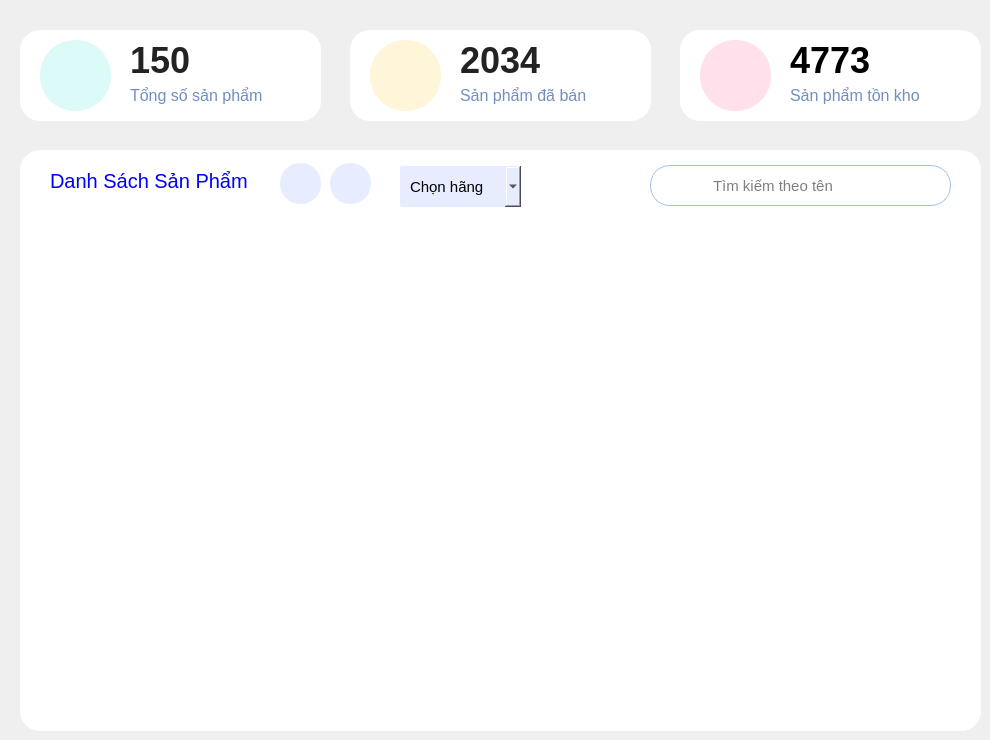
      <widget class="QWidget" name="customer_2">
       <widget class="QWidget" name="prdW_15" native="true">
        <property name="geometry">
         <rect>
          <x>350</x>
          <y>30</y>
          <width>301</width>
          <height>91</height>
         </rect>
        </property>
        <property name="cursor">
         <cursorShape>ArrowCursor</cursorShape>
        </property>
        <property name="styleSheet">
         <string notr="true">background-color: #fff;
border-radius: 20px;
text-align: left;</string>
        </property>
        <widget class="QLabel" name="sellQnt">
         <property name="geometry">
          <rect>
           <x>110</x>
           <y>10</y>
           <width>161</width>
           <height>41</height>
          </rect>
         </property>
         <property name="font">
          <font>
           <pointsize>27</pointsize>
           <bold>true</bold>
          </font>
         </property>
         <property name="styleSheet">
          <string notr="true">background-color: transparent;
color: #232323;</string>
         </property>
         <property name="text">
          <string>2034</string>
         </property>
        </widget>
        <widget class="QLabel" name="label_45">
         <property name="geometry">
          <rect>
           <x>110</x>
           <y>50</y>
           <width>141</width>
           <height>31</height>
          </rect>
         </property>
         <property name="font">
          <font>
           <pointsize>12</pointsize>
           <bold>false</bold>
          </font>
         </property>
         <property name="cursor">
          <cursorShape>ArrowCursor</cursorShape>
         </property>
         <property name="styleSheet">
          <string notr="true">background-color: transparent;
color: #718EBF;</string>
         </property>
         <property name="text">
          <string>Sản phẩm đã bán</string>
         </property>
        </widget>
        <widget class="QPushButton" name="pushButton_37">
         <property name="geometry">
          <rect>
           <x>20</x>
           <y>10</y>
           <width>71</width>
           <height>71</height>
          </rect>
         </property>
         <property name="styleSheet">
          <string notr="true">background-color:#FFF5D9;
border-radius: 35px;
padding-left: 17px;
padding-top: 10px;</string>
         </property>
         <property name="text">
          <string/>
         </property>
         <property name="icon">
          <iconset resource="resourse.qrc">
           <normaloff>:/new/img/img/purchase (1).png</normaloff>:/new/img/img/purchase (1).png</iconset>
         </property>
         <property name="iconSize">
          <size>
           <width>40</width>
           <height>40</height>
          </size>
         </property>
        </widget>
       </widget>
       <widget class="QWidget" name="invoiceW_7" native="true">
        <property name="geometry">
         <rect>
          <x>20</x>
          <y>30</y>
          <width>301</width>
          <height>91</height>
         </rect>
        </property>
        <property name="cursor">
         <cursorShape>ArrowCursor</cursorShape>
        </property>
        <property name="styleSheet">
         <string notr="true">background-color: #fff;
border-radius: 20px;
text-align: left;</string>
        </property>
        <widget class="QLabel" name="quantityPrd_2">
         <property name="geometry">
          <rect>
           <x>110</x>
           <y>10</y>
           <width>101</width>
           <height>41</height>
          </rect>
         </property>
         <property name="font">
          <font>
           <pointsize>27</pointsize>
           <bold>true</bold>
          </font>
         </property>
         <property name="styleSheet">
          <string notr="true">background-color: transparent;
color: #232323;</string>
         </property>
         <property name="text">
          <string>150</string>
         </property>
        </widget>
        <widget class="QLabel" name="label_46">
         <property name="geometry">
          <rect>
           <x>110</x>
           <y>50</y>
           <width>151</width>
           <height>31</height>
          </rect>
         </property>
         <property name="font">
          <font>
           <pointsize>12</pointsize>
           <bold>false</bold>
          </font>
         </property>
         <property name="cursor">
          <cursorShape>ArrowCursor</cursorShape>
         </property>
         <property name="styleSheet">
          <string notr="true">background-color: transparent;
color: #718EBF;</string>
         </property>
         <property name="text">
          <string>Tổng số sản phẩm</string>
         </property>
        </widget>
        <widget class="QPushButton" name="pushButton_38">
         <property name="geometry">
          <rect>
           <x>20</x>
           <y>10</y>
           <width>71</width>
           <height>71</height>
          </rect>
         </property>
         <property name="font">
          <font>
           <pointsize>9</pointsize>
          </font>
         </property>
         <property name="styleSheet">
          <string notr="true">background-color:#DCFAF8;
border-radius: 35px;
padding-left: 15px;

</string>
         </property>
         <property name="text">
          <string/>
         </property>
         <property name="icon">
          <iconset resource="resourse.qrc">
           <normaloff>:/new/img/img/box.png</normaloff>:/new/img/img/box.png</iconset>
         </property>
         <property name="iconSize">
          <size>
           <width>40</width>
           <height>40</height>
          </size>
         </property>
        </widget>
       </widget>
       <widget class="QWidget" name="prdW_16" native="true">
        <property name="geometry">
         <rect>
          <x>680</x>
          <y>30</y>
          <width>301</width>
          <height>91</height>
         </rect>
        </property>
        <property name="cursor">
         <cursorShape>PointingHandCursor</cursorShape>
        </property>
        <property name="styleSheet">
         <string notr="true">background-color: #fff;
border-radius: 20px;
text-align: left;</string>
        </property>
        <widget class="QLabel" name="returnQnt">
         <property name="geometry">
          <rect>
           <x>110</x>
           <y>10</y>
           <width>181</width>
           <height>41</height>
          </rect>
         </property>
         <property name="font">
          <font>
           <pointsize>27</pointsize>
           <bold>true</bold>
          </font>
         </property>
         <property name="styleSheet">
          <string notr="true">background-color: transparent;
color:#000;</string>
         </property>
         <property name="text">
          <string>4773</string>
         </property>
        </widget>
        <widget class="QLabel" name="label_47">
         <property name="geometry">
          <rect>
           <x>110</x>
           <y>50</y>
           <width>191</width>
           <height>31</height>
          </rect>
         </property>
         <property name="font">
          <font>
           <pointsize>12</pointsize>
           <bold>false</bold>
          </font>
         </property>
         <property name="cursor">
          <cursorShape>PointingHandCursor</cursorShape>
         </property>
         <property name="styleSheet">
          <string notr="true">background-color: transparent;
color: #718EBF;</string>
         </property>
         <property name="text">
          <string>Sản phẩm tồn kho</string>
         </property>
        </widget>
        <widget class="QPushButton" name="pushButton_39">
         <property name="geometry">
          <rect>
           <x>20</x>
           <y>10</y>
           <width>71</width>
           <height>71</height>
          </rect>
         </property>
         <property name="styleSheet">
          <string notr="true">background-color:#FFE0EB;
border-radius: 35px;
padding-left: 17px;
padding-top: 10px;
</string>
         </property>
         <property name="text">
          <string/>
         </property>
         <property name="icon">
          <iconset resource="resourse.qrc">
           <normaloff>:/new/img/img/low-prices (2).png</normaloff>:/new/img/img/low-prices (2).png</iconset>
         </property>
         <property name="iconSize">
          <size>
           <width>40</width>
           <height>40</height>
          </size>
         </property>
        </widget>
       </widget>
       <widget class="QWidget" name="widget_9" native="true">
        <property name="geometry">
         <rect>
          <x>20</x>
          <y>150</y>
          <width>961</width>
          <height>581</height>
         </rect>
        </property>
        <property name="styleSheet">
         <string notr="true">background-color: #fff;
border-radius: 20px;
text-align: left;</string>
        </property>
        <widget class="QTableView" name="tableViewCus_2">
         <property name="geometry">
          <rect>
           <x>20</x>
           <y>60</y>
           <width>941</width>
           <height>521</height>
          </rect>
         </property>
         <property name="cursor" stdset="0">
          <cursorShape>PointingHandCursor</cursorShape>
         </property>
         <property name="styleSheet">
          <string notr="true">
QTableWidget
{
color:red; 
gridline-color:black;
 selection-color:green;
font: 700 15pt  &quot;Arial&quot;; 
selection-background-color:blue;

}
QTableWidget::item:selected
{
color:white;
background-color:blue;
}

QHeaderView
{
border:none;
font: 500 &quot;Arial&quot;;
color:blue;
border: none;
}
QHeaderView::section
{
border: none;
font: 500 16px &quot;Arial&quot;;
color:#718EBF;
background-color: white;
padding: 10px 10px;

}
QTableView::item {
    background-color: white;              
    color:232323;        
	padding:15px 20px;     
 	border-left: none;          
    border-right: none;         
    border-top: 1px solid #E6EFF5;        
}
QTableView::item:selected {
    background-color:#95a1ff;     
    color: white;                        
}
QScrollBar:vertical { height: 0px; width: 10px; },QScrollBar:horizontal  { width: 10px; };
</string>
         </property>
         <property name="autoScroll">
          <bool>false</bool>
         </property>
         <property name="selectionBehavior">
          <enum>QAbstractItemView::SelectionBehavior::SelectRows</enum>
         </property>
         <property name="showGrid">
          <bool>false</bool>
         </property>
         <property name="gridStyle">
          <enum>Qt::PenStyle::SolidLine</enum>
         </property>
         <property name="wordWrap">
          <bool>true</bool>
         </property>
         <property name="cornerButtonEnabled">
          <bool>true</bool>
         </property>
         <attribute name="horizontalHeaderVisible">
          <bool>true</bool>
         </attribute>
         <attribute name="horizontalHeaderMinimumSectionSize">
          <number>10</number>
         </attribute>
         <attribute name="horizontalHeaderDefaultSectionSize">
          <number>100</number>
         </attribute>
         <attribute name="horizontalHeaderHighlightSections">
          <bool>true</bool>
         </attribute>
         <attribute name="horizontalHeaderShowSortIndicator" stdset="0">
          <bool>false</bool>
         </attribute>
         <attribute name="verticalHeaderVisible">
          <bool>true</bool>
         </attribute>
         <attribute name="verticalHeaderCascadingSectionResizes">
          <bool>true</bool>
         </attribute>
        </widget>
        <widget class="QLabel" name="label_13">
         <property name="geometry">
          <rect>
           <x>30</x>
           <y>10</y>
           <width>231</width>
           <height>41</height>
          </rect>
         </property>
         <property name="font">
          <font>
           <pointsize>15</pointsize>
           <fontweight>ExtraBold</fontweight>
          </font>
         </property>
         <property name="styleSheet">
          <string notr="true">color: blue;</string>
         </property>
         <property name="text">
          <string>Danh Sách Sản Phẩm</string>
         </property>
        </widget>
        <widget class="QWidget" name="widget_10" native="true">
         <property name="geometry">
          <rect>
           <x>260</x>
           <y>10</y>
           <width>681</width>
           <height>51</height>
          </rect>
         </property>
         <property name="styleSheet">
          <string notr="true"/>
         </property>
         <widget class="QPushButton" name="findStaffBtn_5">
          <property name="geometry">
           <rect>
            <x>380</x>
            <y>10</y>
            <width>51</width>
            <height>21</height>
           </rect>
          </property>
          <property name="cursor">
           <cursorShape>PointingHandCursor</cursorShape>
          </property>
          <property name="styleSheet">
           <string notr="true">
background-color: white;
border-radius: 20px;
color: #ccc;
padding-left: 10px;</string>
          </property>
          <property name="text">
           <string/>
          </property>
          <property name="icon">
           <iconset resource="resourse.qrc">
            <normaloff>:/new/img/img/search.png</normaloff>:/new/img/img/search.png</iconset>
          </property>
          <property name="iconSize">
           <size>
            <width>20</width>
            <height>20</height>
           </size>
          </property>
         </widget>
         <widget class="QLineEdit" name="findPrd">
          <property name="geometry">
           <rect>
            <x>370</x>
            <y>5</y>
            <width>301</width>
            <height>41</height>
           </rect>
          </property>
          <property name="font">
           <font>
            <pointsize>11</pointsize>
            <kerning>false</kerning>
           </font>
          </property>
          <property name="focusPolicy">
           <enum>Qt::FocusPolicy::ClickFocus</enum>
          </property>
          <property name="styleSheet">
           <string notr="true">border-radius: 20px;
border: 1px solid #9ec2e6;
background-color:white;
padding-left: 60px;
color:#000;
</string>
          </property>
          <property name="text">
           <string/>
          </property>
          <property name="placeholderText">
           <string>Tìm kiếm theo tên</string>
          </property>
         </widget>
         <widget class="QPushButton" name="addCusBtn_2">
          <property name="geometry">
           <rect>
            <x>0</x>
            <y>3</y>
            <width>41</width>
            <height>41</height>
           </rect>
          </property>
          <property name="cursor">
           <cursorShape>PointingHandCursor</cursorShape>
          </property>
          <property name="styleSheet">
           <string notr="true">padding-left:10px;
background-color:#E7EDFF;
border-radius: 20px;</string>
          </property>
          <property name="text">
           <string/>
          </property>
          <property name="icon">
           <iconset resource="resourse.qrc">
            <normaloff>:/new/img/img/plus (1).png</normaloff>:/new/img/img/plus (1).png</iconset>
          </property>
          <property name="iconSize">
           <size>
            <width>20</width>
            <height>20</height>
           </size>
          </property>
         </widget>
         <widget class="QPushButton" name="refeshCusPage_2">
          <property name="geometry">
           <rect>
            <x>50</x>
            <y>3</y>
            <width>41</width>
            <height>41</height>
           </rect>
          </property>
          <property name="cursor">
           <cursorShape>PointingHandCursor</cursorShape>
          </property>
          <property name="styleSheet">
           <string notr="true">padding-left:10px;
background-color:#E7EDFF;
border-radius: 20px;</string>
          </property>
          <property name="text">
           <string/>
          </property>
          <property name="icon">
           <iconset resource="resourse.qrc">
            <normaloff>:/new/img/img/sync (1).png</normaloff>:/new/img/img/sync (1).png</iconset>
          </property>
          <property name="iconSize">
           <size>
            <width>20</width>
            <height>20</height>
           </size>
          </property>
         </widget>
         <widget class="QPushButton" name="findCusBtn_2">
          <property name="geometry">
           <rect>
            <x>380</x>
            <y>16</y>
            <width>51</width>
            <height>21</height>
           </rect>
          </property>
          <property name="cursor">
           <cursorShape>PointingHandCursor</cursorShape>
          </property>
          <property name="styleSheet">
           <string notr="true">
background-color: white;
border-radius: 20px;
color: #ccc;
padding-left: 10px;</string>
          </property>
          <property name="text">
           <string/>
          </property>
          <property name="icon">
           <iconset resource="resourse.qrc">
            <normaloff>:/new/img/img/search.png</normaloff>:/new/img/img/search.png</iconset>
          </property>
          <property name="iconSize">
           <size>
            <width>20</width>
            <height>20</height>
           </size>
          </property>
         </widget>
         <widget class="QComboBox" name="comboBox">
          <property name="geometry">
           <rect>
            <x>120</x>
            <y>6</y>
            <width>121</width>
            <height>41</height>
           </rect>
          </property>
          <property name="font">
           <font>
            <pointsize>11</pointsize>
           </font>
          </property>
          <property name="cursor">
           <cursorShape>PointingHandCursor</cursorShape>
          </property>
          <property name="styleSheet">
           <string notr="true">/*color: #000;
padding-left: 10px;
background-color:#E7EDFF;
border-radius: 5px;*/
QComboBox {
border: none;
background-color:#E7EDFF;
padding-left: 10px;
border-radius: 2px;
color: #000;
}

QComboBox::drop-down{
	image:url(:/new/img/img/down.png);
        width:16px;                                  
        height:16px;                              
	padding: 12px ;
}

QComboBox::drop-down::on{
	image:url(:/new/img/img/up.png);
}
QComboBox QAbstractItemView {
    background-color: #E7EDFF; /* Màu nền */
    border: node;
    selection-background-color: #B0C4DE; /* Màu nền khi hover */
    selection-color: #000; /* Màu chữ khi hover */
    padding: 5px;
    color: #000;
    outline: none;
}</string>
          </property>
          <item>
           <property name="text">
            <string>Chọn hãng</string>
           </property>
          </item>
          <item>
           <property name="text">
            <string>Phu kien</string>
           </property>
          </item>
          <item>
           <property name="text">
            <string>Vivo</string>
           </property>
          </item>
          <item>
           <property name="text">
            <string>Apple</string>
           </property>
          </item>
          <item>
           <property name="text">
            <string>Dell</string>
           </property>
          </item>
          <item>
           <property name="text">
            <string>Asus</string>
           </property>
          </item>
         </widget>
        </widget>
       </widget>
      </widget>
